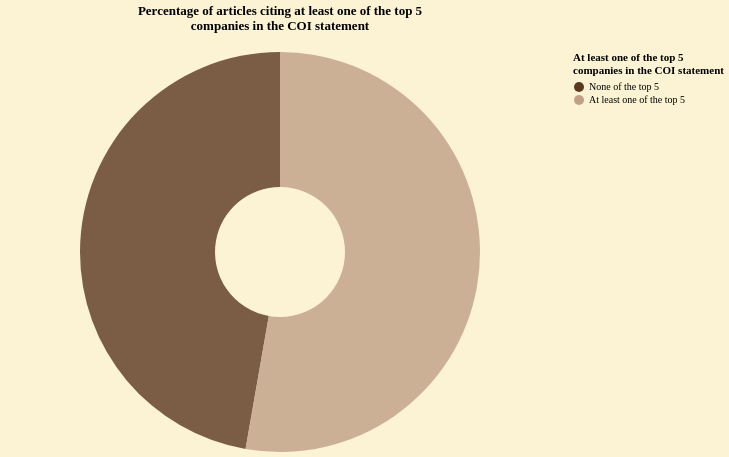

Write the Vega-Lite specification saved for this chart.
### Vega-Lite specification from a JSON file in a GitHub repository (floating-point values rounded to 4 significant figures)
{"config": {"background": "#fbf3d3", "view": {"stroke": "transparent", "width": 550, "height": 400}, "axis": {"domainColor": "#5a3921", "gridColor": "#5a3921", "gridOpacity": 0.2, "tickColor": "#5a3921", "labelColor": "black", "titleColor": "black", "titleFont": "EB Garamond"}, "legend": {"labelColor": "black", "titleColor": "black", "labelFont": "EB Garamond", "titleFont": "EB Garamond"}, "title": {"color": "black", "font": "EB Garamond"}, "mark": {"color": "#6b4a32", "opacity": 0.8}, "bar": {"color": "#6b4a32", "opacity": 0.8}, "line": {"color": "#6b4a32", "opacity": 0.8}, "area": {"color": "#6b4a32", "opacity": 0.8}, "point": {"color": "#6b4a32", "opacity": 0.8}}, "data": {"name": "data-2fe9d4fa5dd860dc8f98aea173729617"}, "mark": {"type": "arc", "innerRadius": 65}, "encoding": {"color": {"field": "Presence of any of the top 5 companies", "scale": {"domain": ["None of the top 5", "At least one of the top 5"], "range": ["#5a3921", "#c1a087"]}, "sort": ["None of the top 5", "At least one of the top 5"], "title": ["At least one of the top 5", "companies in the COI statement"], "type": "nominal"}, "theta": {"field": "value", "type": "quantitative"}, "tooltip": [{"field": "value", "format": ",", "title": "Number of articles", "type": "quantitative"}, {"field": "%", "format": ".2f", "type": "quantitative"}]}, "title": ["Percentage of articles citing at least one of the top 5", "companies in the COI statement", ""], "$schema": "https://vega.github.io/schema/vega-lite/v5.20.1.json", "datasets": {"data-2fe9d4fa5dd860dc8f98aea173729617": [{"Presence of any of the top 5 companies": "None of the top 5", "value": 79198, "%": 47.24}, {"Presence of any of the top 5 companies": "At least one of the top 5", "value": 88446, "%": 52.76}]}}
